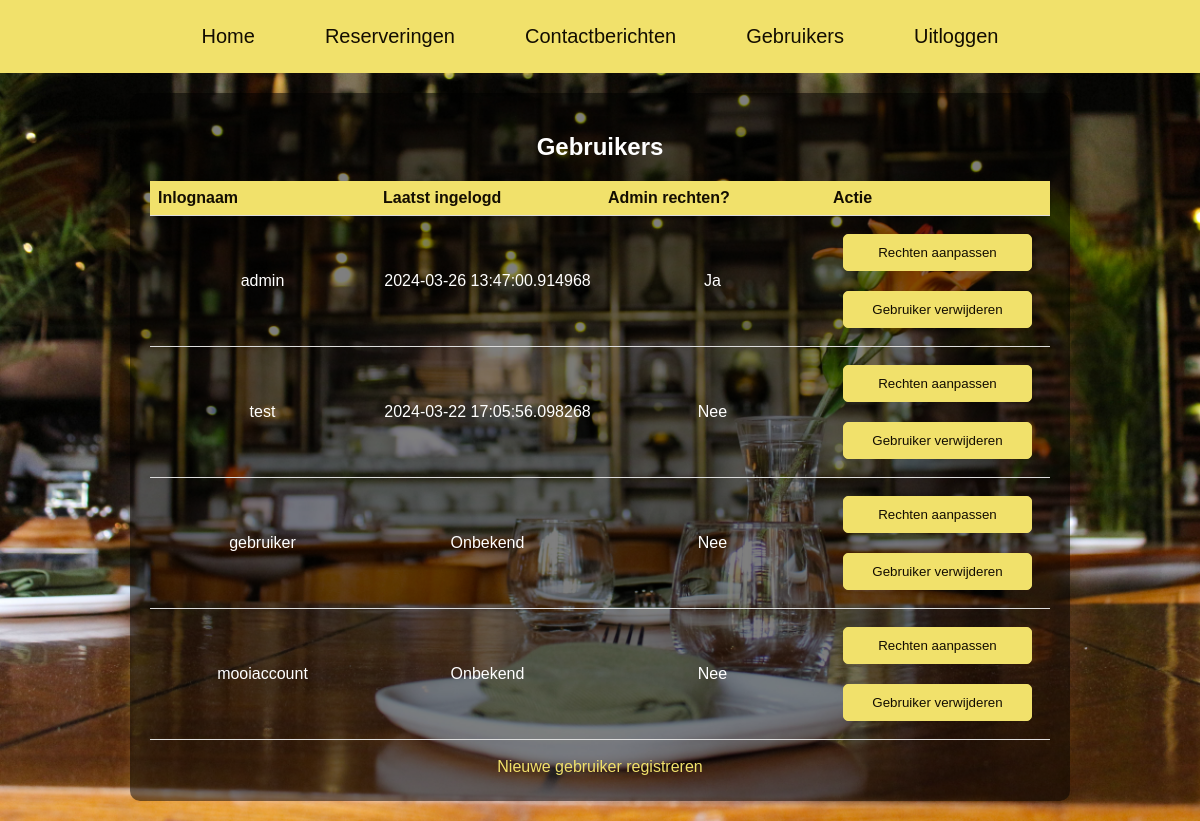
Screenshot of /view_users (signed in) with the database file from the repository.
### tables this page shows
CREATE TABLE users (
    id INTEGER PRIMARY KEY AUTOINCREMENT,
    username TEXT NOT NULL UNIQUE,
    password TEXT NOT NULL
, is_admin INTEGER DEFAULT 0, last_login DATETIME);

### oop-app.py (the view)
        @self.app.route('/view_users')
        def view_users():
            if 'logged_in' in session:
                with DatabaseManager.get_connection() as conn:
                    cur = conn.cursor()
                    cur.execute("SELECT is_admin FROM users WHERE username = ?", (session['username'],))
                    current_user_admin_status = cur.fetchone()[0]
                if current_user_admin_status:
                    cur.execute("SELECT id, username, password, is_admin, last_login FROM users")
                    users = cur.fetchall()
                    return render_template('admin/view-users.html', users=users)
                else:
                    flash('U heeft niet de benodigde rechten om deze pagina te kunnen bekijken.')
                    return redirect(url_for('admin'))
            else:
                flash('U bent niet ingelogd.')
                return redirect(url_for('login'))

### oop-app.py (called while the page is built)
    @staticmethod
    def get_connection():
        return sqlite3.connect(DatabaseManager.DATABASE_URI)

### templates/admin/view-users.html (shortened to what this page needs)
<!DOCTYPE html>
<html lang="nl">
<head>
    <link rel="stylesheet" type="text/css" href="{{ url_for('static', filename='style.css') }}">
</head>
<body>
    <header>
        <nav>
            <a class="nav-link" href="{{ url_for('admin') }}">Home</a>
            <a class="nav-link" href="{{ url_for('view_reservations') }}">Reserveringen</a>
            <a class="nav-link" href="{{ url_for('view_contacts') }}">Contactberichten</a>
            <a class="nav-link" href="{{ url_for('view_users') }}">Gebruikers</a>
            <a class="nav-link" href="#" onclick="confirmLogout()">Uitloggen</a>
        </nav>
    </header>
    <div class="admin-pagina">
        <h2>Gebruikers</h2>
        <table>
            <tr>
                <th>Inlognaam</th>
                <th>Laatst ingelogd</th>
                <th>Admin rechten?</th>
                <th>Actie</th>
            </tr>
            {% for user in users %}
            <tr>
                <td>{{ user[1] }}</td>
                <td>{{ "Onbekend" if not user[4] else user[4] }}</td>
                <td>{{ "Nee" if user[3] == 0 else "Ja" }}</td>
                <td>
                    <form action="{{ url_for('toggle_admin', user_id=user[0]) }}" method="post" onsubmit="return confirmRechten();">
                        <input type="submit" value="Rechten aanpassen">
                    </form>
                    <form action="{{ url_for('delete_user', user_id=user[0]) }}" method="post" onsubmit="return confirmDelete('Weet je zeker dat je deze gebruiker wilt verwijderen?');">
                        <input type="submit" value="Gebruiker verwijderen">
                    </form>
                </td>
            </tr>
            {% endfor %}
        </table>
        <br>
        <a class="nav-link admin-link" href="{{ url_for('register') }}">Nieuwe gebruiker registreren</a>
    </div>
</body>
</html>

### static/style.css (style rules this page uses)
body { background-image: url('/static/images/achtergrond.jpg'); background-repeat: no-repeat; background-size: cover; font-family: 'Raleway', sans-serif; padding: 0; margin: 0; }
nav { background-color: #f1e16b; padding: 15px; display: flex; justify-content: center; align-items: center; }
nav a { font-size: 20px; color: hsl(38, 89%, 4%); margin: 0 20px; text-decoration: none; padding: 10px 15px; border-radius: 5px; transition: color 0.3s ease-in-out, background-color 0.3s; }
a { color: #f1e16b; text-decoration: none; transition: color 0.3s ease-in-out; }
input[type="text"], input[type="email"], input[type="tel"], input[type="date"], input[type="password"], select, textarea, input[type="submit"] { width: 90%; max-width: 400px; padding: 10px; margin: 10px auto; border-radius: 5px; border: 1px solid #f1e16b; background-color: #ffffff; color: #000000; box-sizing: border-box; }
input[type="submit"] { cursor: pointer; background-color: #f1e16b; color: hsl(38, 89%, 4%); transition: background-color 0.3s, color 0.3s; }
.admin-pagina { background-color: rgba(0, 0, 0, 0.5); color: white; margin: 20px auto; padding: 20px; border-radius: 10px; width: 80%; max-width: 900px; text-align: center; }
.admin-pagina table { width: 100%; border-collapse: collapse; table-layout: fixed; }
.admin-pagina th { padding: 8px; border-bottom: 1px solid #ddd; word-wrap: break-word; overflow: hidden; text-overflow: ellipsis; }
.admin-pagina td { padding: 8px; border-bottom: 1px solid #ddd; word-wrap: break-word; overflow: hidden; text-overflow: ellipsis; white-space: normal; }
.admin-pagina th { background-color: #f1e16b; color: hsl(38, 89%, 4%); text-align: left; }
.admin-link { margin-bottom: 5px; display: block; }

### rows the page displays
users: username "admin", last_login "2024-03-26 13:47:00.914968", is_admin "Ja"
users: username "test", last_login "2024-03-22 17:05:56.098268", is_admin "Nee"
users: username "gebruiker", value "Onbekend", is_admin "Nee"
users: username "mooiaccount", value "Onbekend", is_admin "Nee"
